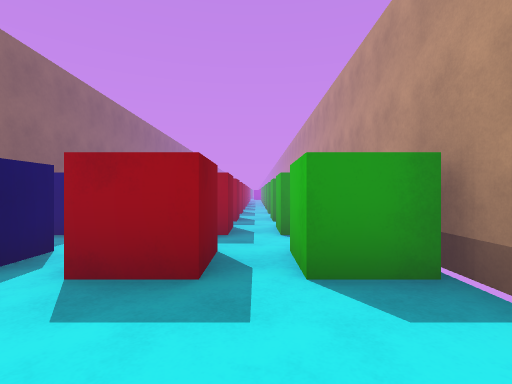
View 1 (above)

14 first-person views from a walk through a scene from a Unity 3-D project. The camera is 1.3 m above the floor, looks level and sees 85° across. The floor is counted in squares, 2 m on a side. Each view is taken from the middle of a square. On the plan, view 1 faces up. The plan holds only what a view shows up to about 9 squares ahead; the rest is blank. The place goes on beyond the plan.

View 2
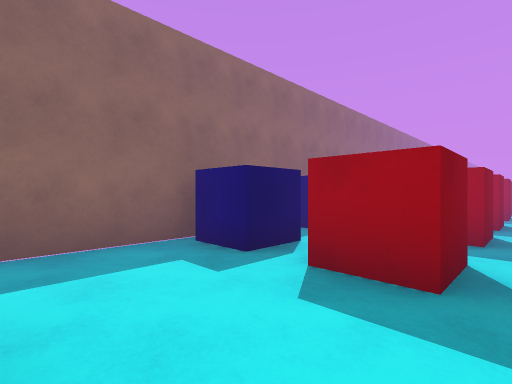

View 3
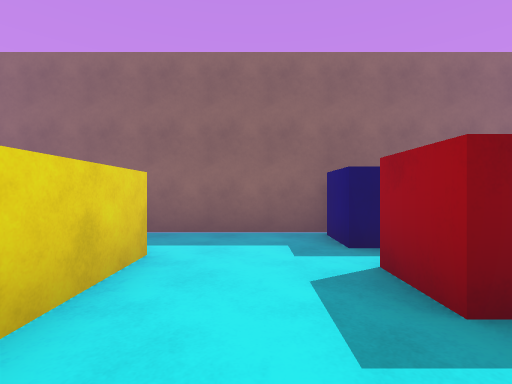

View 4
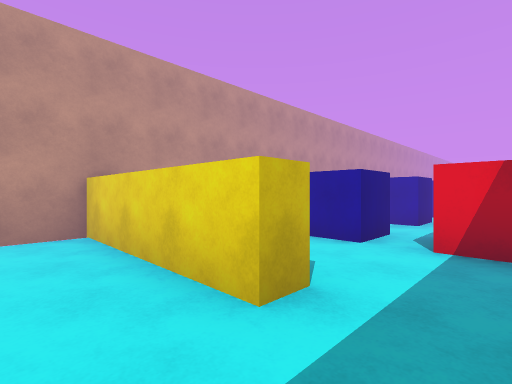

View 5
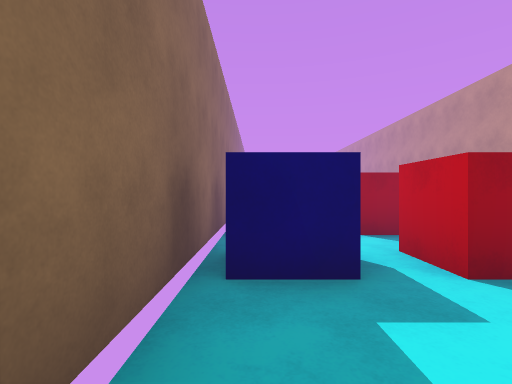

View 6
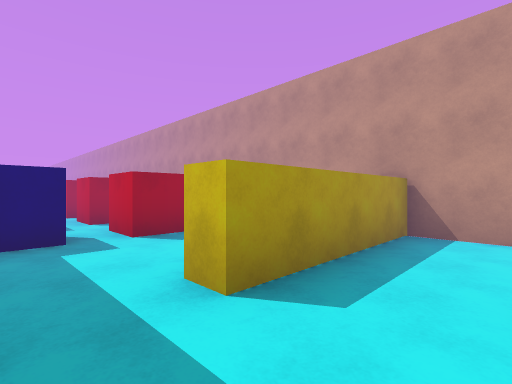

View 7
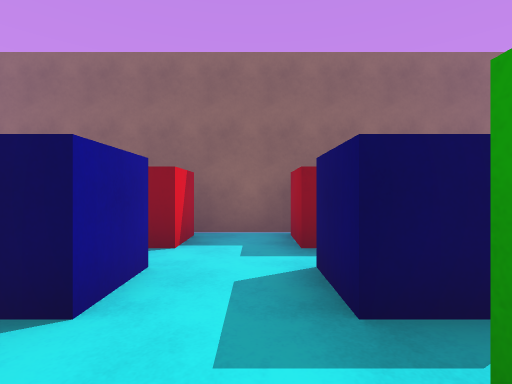

View 8
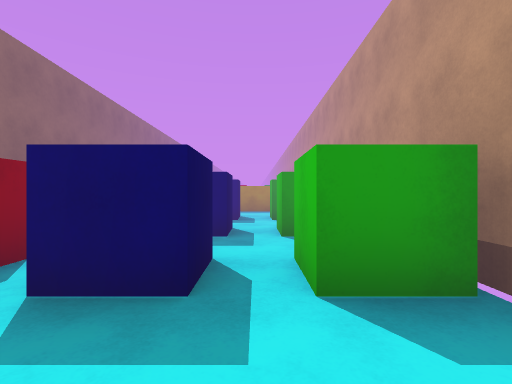

View 9
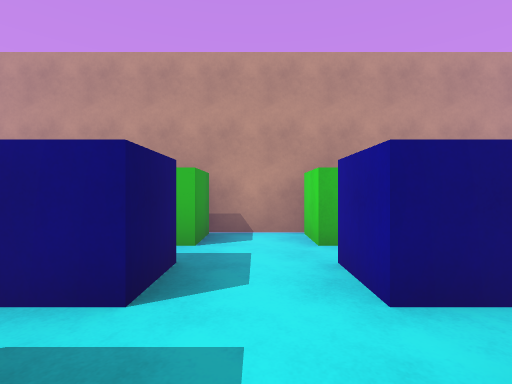

View 10
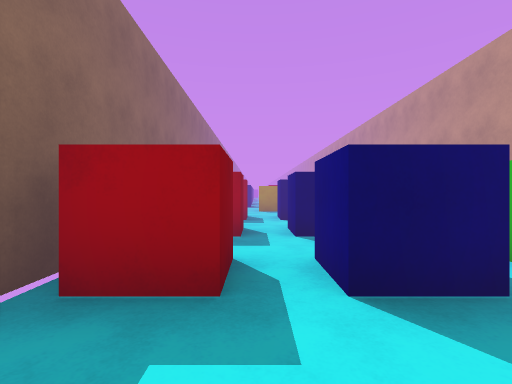

View 11
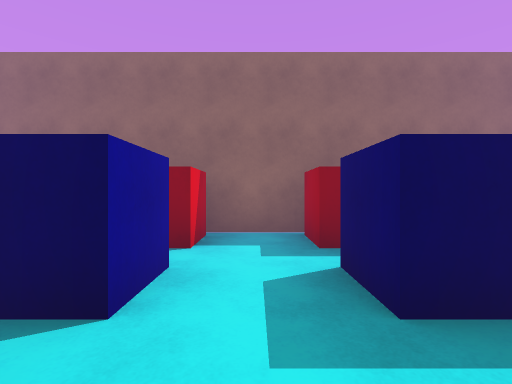

View 12
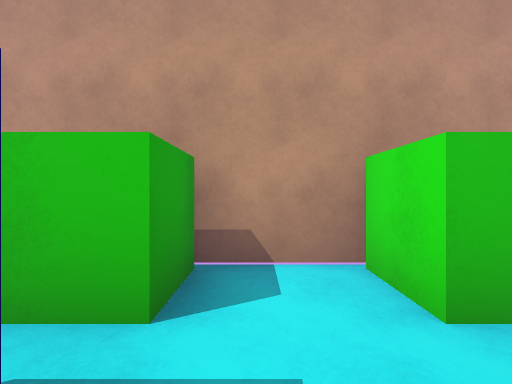

View 13
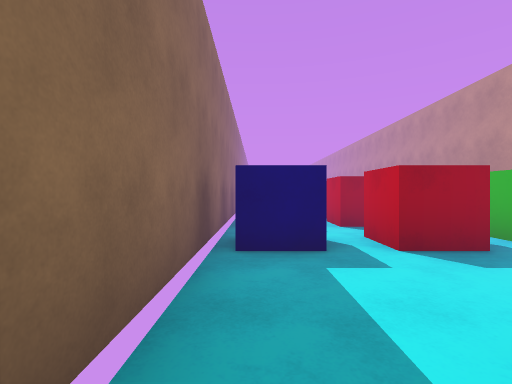

View 14
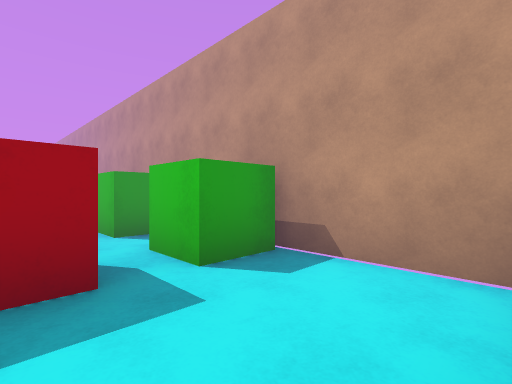

### Floor plan
Points are (right, up) in squares from view 1. A wall is a line through its corners. A room is listed if a view was taken in it or the views show most of it. See-through windows are left out.
Room 1 (views 1, 2, 3, 4, 5, 14)
walls: (-3.6, 7.4) (-3.6, -0.9); (-1.9, -0.6) (-1.9, -0.1) (1.7, -0.1) (1.7, 2.5)
ways out: opening at (-3, -1) to room 2
objects: blue cube (-3, 2) to (-3, 3); blue cube (-3, 5); red cube (-1, 2) to (-1, 3); red cube (-1, 5); red cube (-1, 6) to (-1, 7); green cube (1, 2) to (1, 3); green cube (1, 5); green cube (1, 7)
Room 2 (views 6, 7, 8, 9, 10, 11, 12, 13)
walls: (1.7, -9.9) (1.7, -7.9); (-3.6, -7.6) (-3.6, -9.9); (1.7, -5.1) (1.7, -3.4); (-3.6, -3.4) (-3.6, -5.1); (1.7, -1.9) (1.7, -0.6) (-1.9, -0.6)
ways out: opening at (-3, -1) to room 1
objects: red cube (-3, -10); red cube (-3, -8); red cube (-3, -6) to (-3, -5); red cube (-3, -3); blue cube (-1, -10); blue cube (-1, -8); blue cube (-1, -6) to (-1, -5); blue cube (-1, -3); green cube (1, -10); green cube (1, -8); green cube (1, -6) to (1, -5); green cube (1, -3)

Positions as (right, up) in squares from view 1, and headings:
1: (0, 0), facing up
2: (0, 0), facing up-left
3: (1, 1), facing left
4: (-3, 1), facing down-right
5: (-3, 0), facing up
6: (-3, -2), facing up-right
7: (1, -4), facing left
8: (0, -10), facing up
9: (-3, -9), facing right
10: (-2, -10), facing up
11: (1, -9), facing left
12: (-1, -4), facing right
13: (-3, -1), facing up
14: (-1, 0), facing up-right
